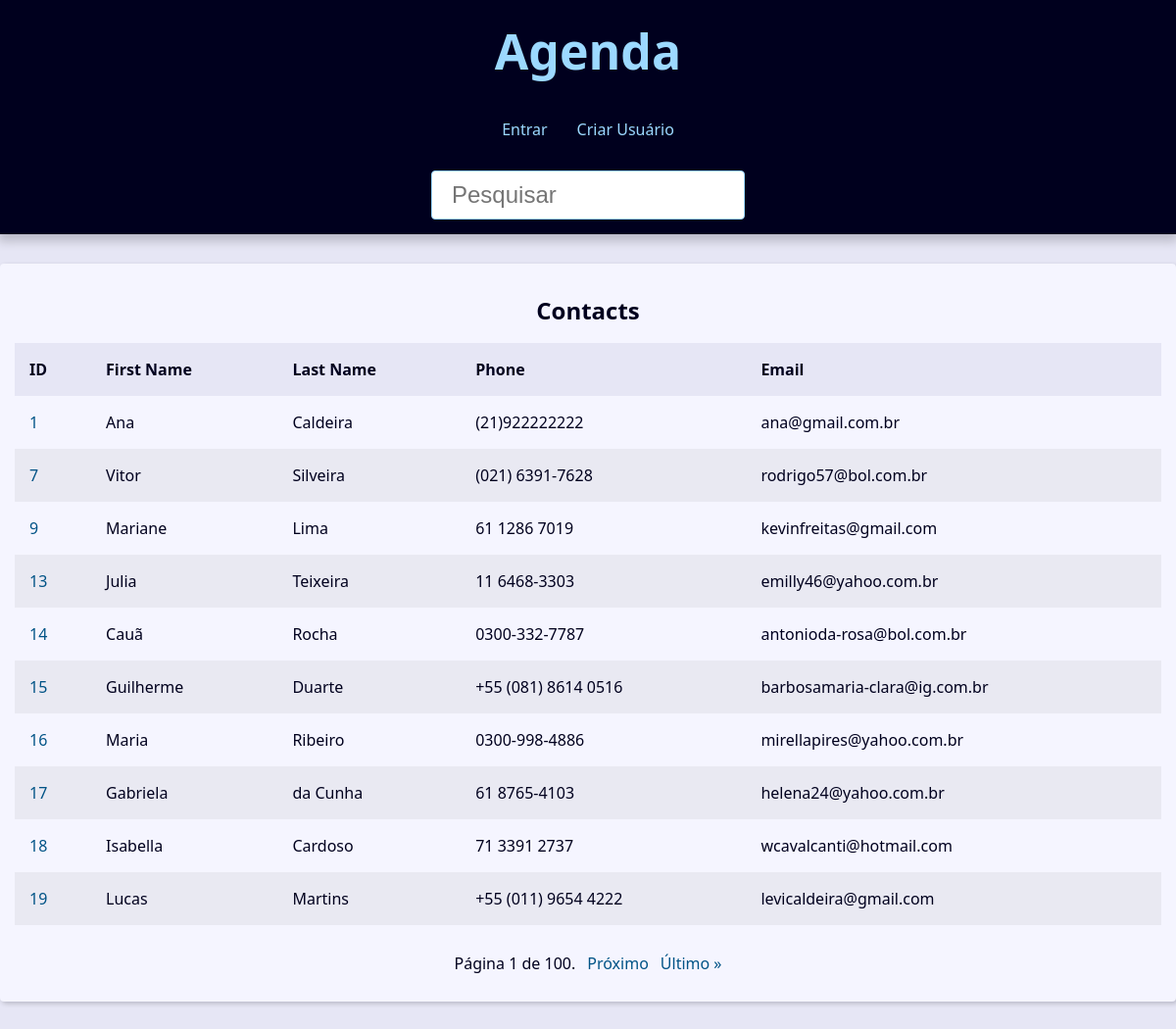
The page / on the database its author committed.
### contact/models.py (models this page shows, shortened)
class Contact(models.Model):
    class Meta:
        verbose_name='Contact'
        verbose_name_plural='Contacts'
    first_name = models.CharField(max_length=50)
    last_name = models.CharField(max_length=50)
    phone = models.CharField(max_length=50)
    email = models.EmailField(max_length=254)
    created_date = models.DateTimeField(default=timezone.now)
    description = models.TextField(blank=True)
    show = models.BooleanField(default=True)
    picture = models.ImageField(blank=True, upload_to='pictures/%Y/%m/')
    category = models.ForeignKey(
        Category,
        on_delete=models.SET_NULL,
        blank=True,
        null=True
    )
    owner = models.ForeignKey(
        User,
        on_delete=models.SET_NULL,
        blank=True,
        null=True
    )

### contact/views/contact_views.py (the view)
# urls.py: path('', views.index, name="index"),
def index(request):
    contacts = Contact.objects.filter(show=True)
    paginator = Paginator(contacts, 10)
    page_number = request.GET.get("page")
    page_obj = paginator.get_page(page_number)
    context = {
        'page_obj': page_obj,
        'site_title': 'Contatos - ',
    }
    return render(request, 'contact/index.html', context)

### contact/templates/contact/index.html
{% extends 'global/base.html' %}
{% block content %}
{% if page_obj %}
    <div class="responsive-table">
        <table class="contacts-table">
            <caption class="table-caption">
                Contacts
            </caption>
            <thead>
                <tr class="table-row table-row-header">
                    <th class="table-header">ID</th>
                    <th class="table-header">First Name</th>
                    <th class="table-header">Last Name</th>
                    <th class="table-header">Phone</th>
                    <th class="table-header">Email</th>
                </tr>
            </thead>
            <tbody>
                {% for c in page_obj %}
                    <tr class="table-row">
                        <td class="table-cel">
                            <a href="{% url 'contact:contact' c.id %}" class="table-link">
                                {{c.id}}
                            </a>
                        </td>
                        <td class="table-cel">{{c.first_name}}</td>
                        <td class="table-cel">{{c.last_name}}</td>
                        <td class="table-cel">{{c.phone}}</td>
                        <td class="table-cel">{{c.email}}</td>
                    </tr>
                {% endfor %}
            </tbody>
        </table>
    </div>
{% else %}
<div class="single-contact">
    <h1 class="single-contact-name">
        Nenhum contato encontrado
    </h1>
</div>
{% endif %}
{% endblock content %}

### base_static/global/css/style.css (style rules this page uses)
:root { --spacing: 1.5rem; --link-dark-color: rgb(0, 83, 134); --link-light-color: rgb(156, 217, 255); --clr-white: rgb(245, 245, 255); --clr-black: rgb(0, 0, 30); --clr-light-gray: rgb(230, 230, 245); --clr-dark-shadow-5: rgba(0, 0, 10, 5%); --clr-dark-shadow-10: rgba(0, 0, 10, 10%); --clr-dark-shadow-20: rgba(0, 0, 10, 20%); --clr-light-shadow-5: rgba(200, 200, 255, 5%); --clr-light-shadow-10: rgba(200, 200, 255, 10%); --clr-light-shadow-20: rgba(200, 200, 255, 20%); --main-page-width: 120rem; --table-min-width: 60rem; --biggest-font-size: 5rem; --bigger-font-size: 4rem; --big-font-size: 3.2rem; --medium-font-size: 2.4rem; --small-font-size: 1.6rem; --smaller-font-size: 1.4rem; --smallest-font-size: 1.2rem; --transition-fast: 300ms; --transition-medium: 600ms; --transition-slow: 1s; --default-border-radius: 4px; }
*, *::before, *::after { margin: 0; padding: 0; box-sizing: border-box; }
html { font-size: 62.5%; }
body { font-family: system-ui, -apple-system, BlinkMacSystemFont, 'Segoe UI', Roboto, Oxygen, Ubuntu, Cantarell, 'Open Sans', 'Helvetica Neue', sans-serif; line-height: 1.5; font-size: var(--small-font-size); color: var(--clr-black); -webkit-font-smoothing: antialiased; background: var(--clr-light-gray); }
.responsive-table { width: 100%; overflow-x: auto; }
.contacts-table { width: 100%; min-width: var(--table-min-width); border-collapse: collapse; }
.table-caption { font-size: var(--medium-font-size); font-weight: bold; padding: var(--spacing); }
.table-row { text-align: left; text-overflow: ellipsis; transition: background-color var(--transition-fast) ease-in-out; }
.table-row:nth-of-type(2n) { background: var(--clr-dark-shadow-5); }
.table-row-header { background: var(--clr-light-gray); color: var(--clr-black); }
.table-cel, .table-header { padding: var(--spacing); }
.table-link { color: var(--link-dark-color); transition: color var(--transition-fast) ease-in-out; text-decoration: none; }

### rows shown on the page
Contact: id "1", first_name "Ana", last_name "Caldeira", phone "(21)922222222", email "ana@gmail.com.br"
Contact: id "7", first_name "Vitor", last_name "Silveira", phone "(021) 6391-7628", email "rodrigo57@bol.com.br"
Contact: id "9", first_name "Mariane", last_name "Lima", phone "61 1286 7019", email "kevinfreitas@gmail.com"
Contact: id "13", first_name "Julia", last_name "Teixeira", phone "11 6468-3303", email "emilly46@yahoo.com.br"
Contact: id "14", first_name "Cauã", last_name "Rocha", phone "0300-332-7787", email "antonioda-rosa@bol.com.br"
Contact: id "15", first_name "Guilherme", last_name "Duarte", phone "+55 (081) 8614 0516", email "barbosamaria-clara@ig.com.br"
Contact: id "16", first_name "Maria", last_name "Ribeiro", phone "0300-998-4886", email "mirellapires@yahoo.com.br"
Contact: id "17", first_name "Gabriela", last_name "da Cunha", phone "61 8765-4103", email "helena24@yahoo.com.br"
Contact: id "18", first_name "Isabella", last_name "Cardoso", phone "71 3391 2737", email "wcavalcanti@hotmail.com"
Contact: id "19", first_name "Lucas", last_name "Martins", phone "+55 (011) 9654 4222", email "levicaldeira@gmail.com"

### other values the page prints
{{ page_obj.number }} "1"
{{ page_obj.paginator.num_pages }} "100"
